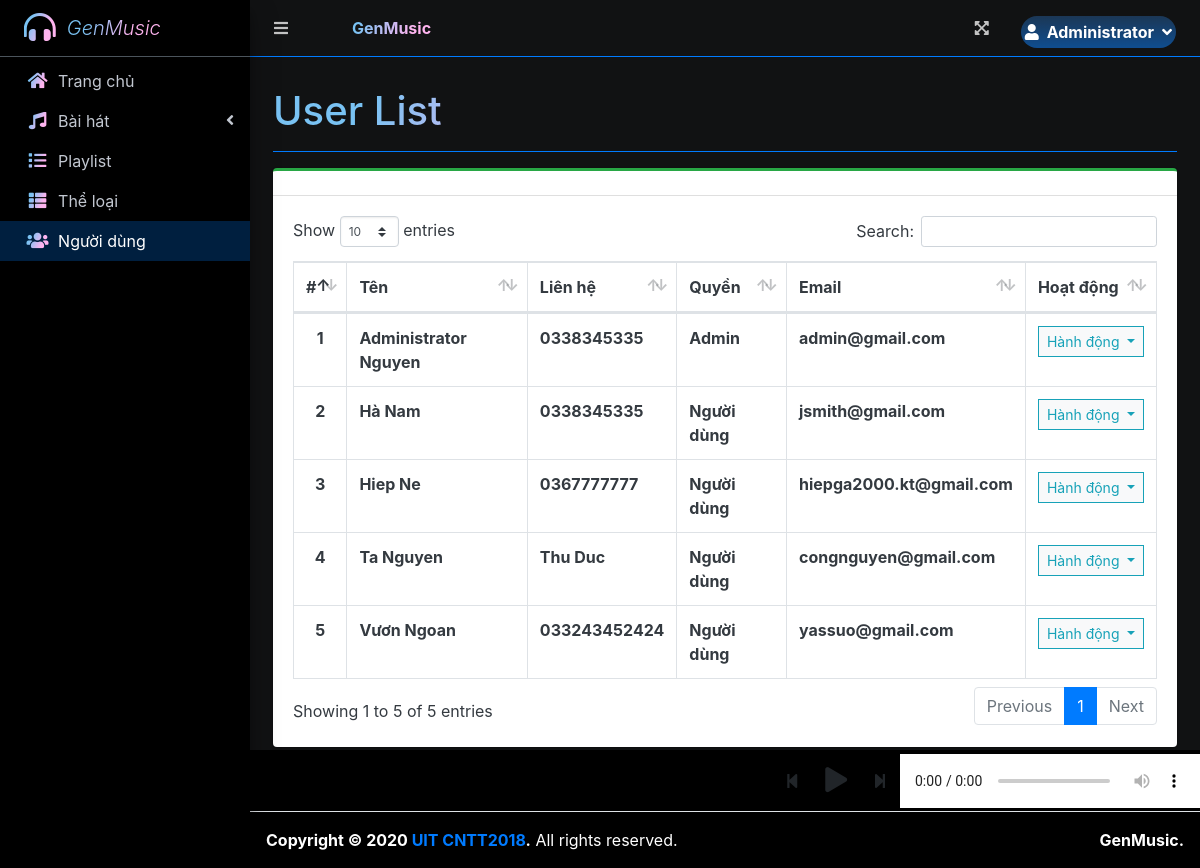
The page /index.php?page=user_list (signed in) on the database its author committed.
### tables this page shows
CREATE TABLE `users` (
  `id` int(30) NOT NULL,
  `firstname` varchar(200) NOT NULL,
  `lastname` varchar(200) NOT NULL,
  `gender` varchar(50) NOT NULL,
  `contact` varchar(50) NOT NULL,
  `address` text NOT NULL,
  `email` varchar(200) NOT NULL,
  `password` text NOT NULL,
  `type` int(1) NOT NULL DEFAULT 2,
  `profile_pic` text NOT NULL,
  `date_created` datetime NOT NULL DEFAULT current_timestamp(),
  `reset_token` text DEFAULT NULL
);

### user_list.php (the view, shortened to what this page needs)
<?php include'db_connect.php' ?>
<div class="col-lg-12">
	<div class="card card-outline card-success">
		<div class="card-header">
		</div>
		<div class="card-body">
			<table class="table tabe-hover table-bordered" id="list">
				<thead>
					<tr>
						<th class="text-center">#</th>
						<th>Tên</th>
						<th>Liên hệ</th>
						<th>Quyền</th>
						<th>Email</th>
						<th>Hoạt động</th>
					</tr>
				</thead>
				<tbody>
					<?php
					$i = 1;
					$type = array('',"Admin","Người dùng");
					$qry = $conn->query("SELECT *,concat(firstname,' ',lastname) as name FROM users order by concat(firstname,' ',lastname) asc");
					while($row= $qry->fetch_assoc()):
					?>
					<tr>
						<th class="text-center"><?php echo $i++ ?></th>
						<td><b><?php echo ucwords($row['name']) ?></b></td>
						<td><b><?php echo $row['contact'] ?></b></td>
						<td><b><?php echo $type[$row['type']] ?></b></td>
						<td><b><?php echo $row['email'] ?></b></td>
						<td class="text-center">
							<button type="button" class="btn btn-default btn-sm btn-flat border-info wave-effect text-info dropdown-toggle" data-toggle="dropdown" aria-expanded="true">
		                      Hành động
		                    </button>
						</td>
					</tr>
				<?php endwhile; ?>
				</tbody>
			</table>
		</div>
	</div>
</div>

### rows shown on the page
users: name "Administrator Nguyen", contact "0338345335", type "Admin", email "admin@gmail.com"
users: name "Hà Nam", contact "0338345335", type "Người dùng", email "jsmith@gmail.com"
users: name "Hiep Ne", contact "0367777777", type "Người dùng", email "hiepga2000.kt@gmail.com"
users: name "Ta Nguyen", contact "Thu Duc", type "Người dùng", email "congnguyen@gmail.com"
users: name "Vươn Ngoan", contact "033243452424", type "Người dùng", email "yassuo@gmail.com"

### other values the page prints
$_SESSION['login_firstname'] "Administrator"
$title "User List"
